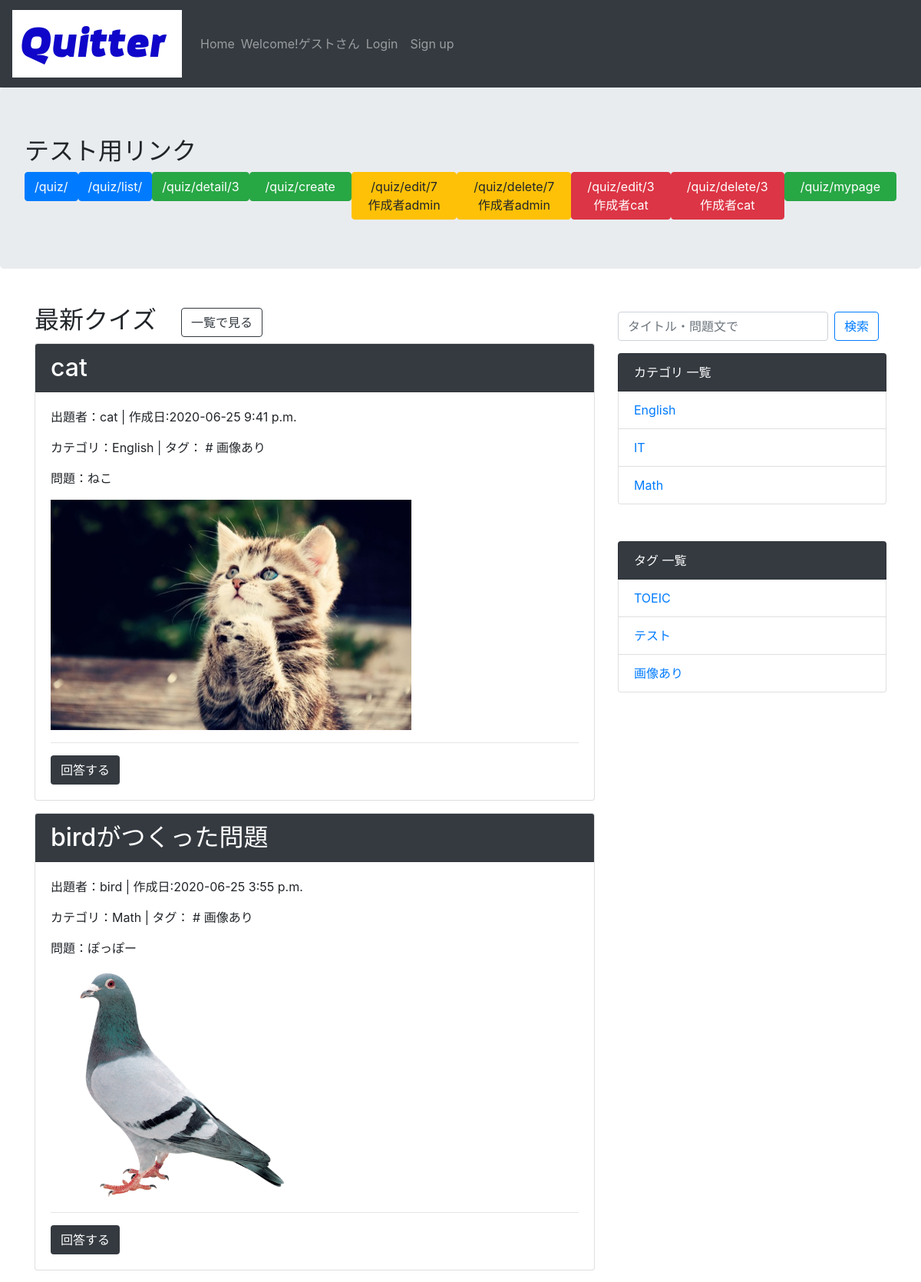
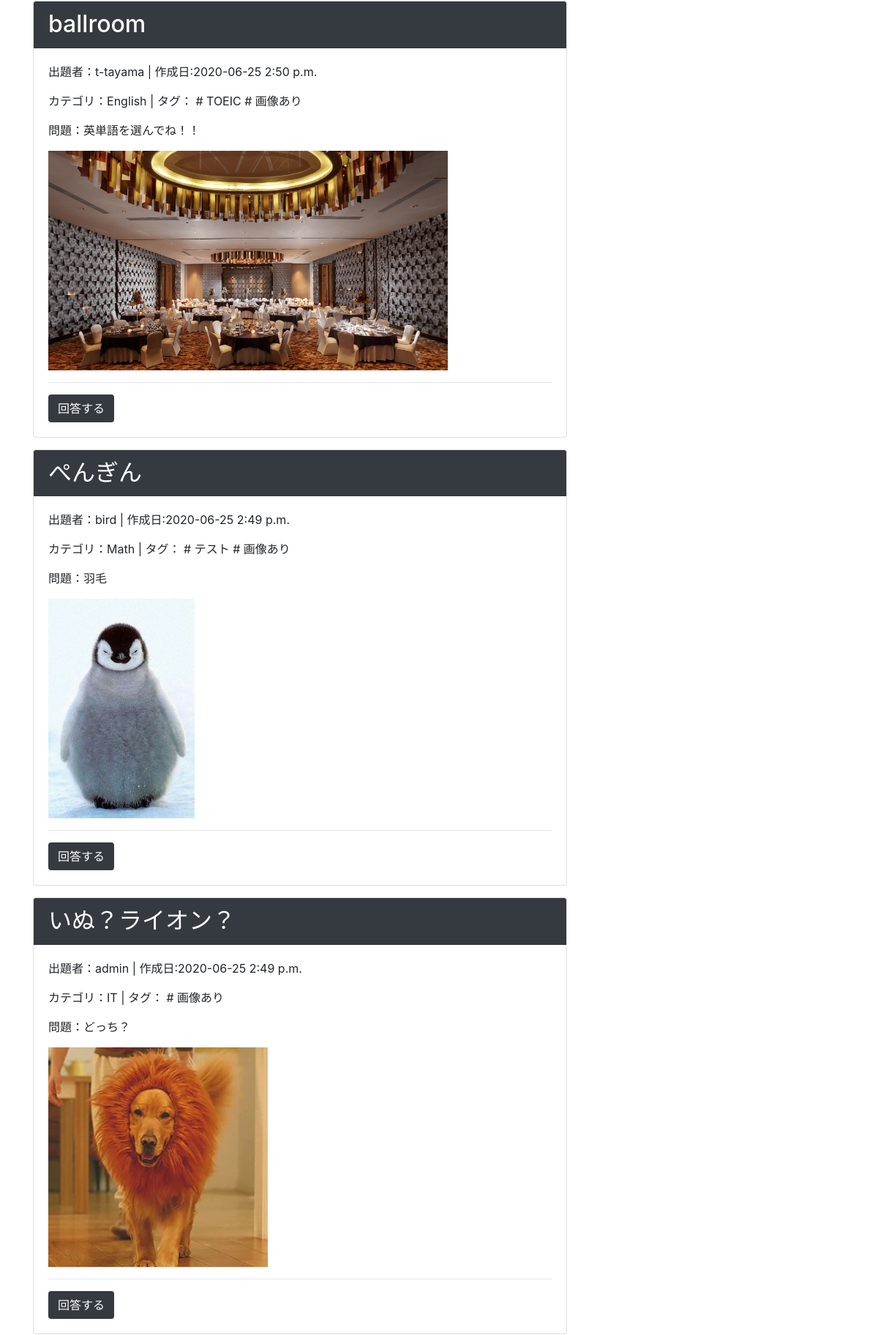
The app's page /quiz/ (upper part) with its own data (2 pictures, top to bottom).
### quiz/models.py (models this page shows, shortened)
class Quiz(models.Model):
    QUIZ_CHOICES = (
        ('a', 'a'), ('b', 'b'), ('c', 'c'), ('d', 'd')
        )
    author = models.ForeignKey(User,verbose_name='作成者',on_delete=models.CASCADE)
    title = models.CharField('タイトル', max_length=255)
    text = models.TextField('問題文')
    image = models.ImageField('画像', upload_to='img', blank=True, null=True)
    category = models.ForeignKey(Category, verbose_name='カテゴリ', blank=True, on_delete=models.PROTECT)
    tag = models.ManyToManyField(Tag, verbose_name='タグ', blank=True)
    choice_a = models.CharField('選択肢a', max_length=255)
    choice_b = models.CharField('選択肢b', max_length=255)
    choice_c = models.CharField('選択肢c', max_length=255)
    choice_d = models.CharField('選択肢d', max_length=255)
    correct_answer = models.CharField('正解', choices=QUIZ_CHOICES, max_length=1)
    explanation = models.TextField('解説', blank=True)
    created_at = models.DateTimeField('問題更新日', default=timezone.now)

class Category(models.Model):
    name = models.CharField('カテゴリ名', max_length=255)
    def __str__(self):
        return self.name

class Tag(models.Model):
    name = models.CharField('タグ名', max_length=255)
    def __str__(self):
        return self.name

### account/models.py (models this page shows)
class User(AbstractUser):
    pass

### quiz/views.py (the view)
# urls.py: path('', RedirectView.as_view(url='/quiz/'), name='index'),
def index(request):
    latest_quiz_list = Quiz.objects.order_by('-created_at')[:5]
    context = {'latest_quiz_list': latest_quiz_list}
    return render(request, 'quiz/index.html', context)

### quiz/context_processors.py (called while the page is built)
def common(request):
    context = {
        'category_list':Category.objects.all(),
        'tag_list':Tag.objects.all()
    }
    return context

### templates/quiz/index.html
{% extends 'base.html' %}
{% load static %}
{% block jumbotron %}
<div class="jumbotron">
    <h2>テスト用リンク</h2>
    <div class="btn-group" role="group" aria-label="Basic example">
        <a href="{% url 'quiz:index' %}"><button type="button" class="btn btn-primary">/quiz/</button></a>
        <a href="{% url 'quiz:list' %}"><button type="button" class="btn btn-primary">/quiz/list/</button></a>
        <a href="{% url 'quiz:detail' quiz_pk=3 %}"><button type="button" class="btn btn-success">/quiz/detail/3</button></a>
        <a href="{% url 'quiz:create' %}"><button type="button" class="btn btn-success">/quiz/create　</button></a>
        <a href="{% url 'quiz:edit' quiz_pk=7 %}"><button type="button" class="btn btn-warning">/quiz/edit/7　作成者admin</button></a>
        <a href="{% url 'quiz:delete' quiz_pk=7 %}"><button type="button" class="btn btn-warning">/quiz/delete/7　作成者admin</button></a>
        <a href="{% url 'quiz:edit' quiz_pk=3 %}"><button type="button" class="btn btn-danger">/quiz/edit/3　作成者cat</button></a>
        <a href="{% url 'quiz:delete' quiz_pk=3 %}"><button type="button" class="btn btn-danger">/quiz/delete/3　作成者cat</button></a>
        <a href="{% url 'quiz:mypage' %}"><button type="button" class="btn btn-success">/quiz/mypage　</button></a>
    </div>
</div>
{% endblock jumbotron %}
{% block content %}
<h2>最新クイズ　<a href="{% url 'quiz:list' %}"><button type="button" class="btn btn-outline-dark">一覧で見る</button></a></h2>
{% if latest_quiz_list %}
    {% for quiz in latest_quiz_list %}
    <div class="card mb-3">
        <h2 class="card-header bg-dark text-white">{{quiz.title}}</h2>
        <div class="card-body">
            <p>出題者：{{ quiz.author }} | 作成日:{{ quiz.created_at|date:'Y-m-d P' }}</p>
            <p>カテゴリ：{{ quiz.category }} | タグ：{% for tag in quiz.tag.all %} # {{ tag }}{% endfor %}</p>
            <p>問題：{{ quiz.text|linebreaksbr }}</p>
            {% if quiz.image %}<p><img src="{{ quiz.image.url }}" height=300></p>{% endif %}
            <hr>
            <a href="{% url 'quiz:detail' quiz.pk %}" class="btn bg-dark text-white">回答する</a>
        </div>
    </div>
    {% endfor %}
{% else %}
    <p>回答可能なクイズがありません</p>
{% endif %}
{% endblock content %}

### templates/base.html (shortened to what this page needs)
<!doctype html>
{% load static %}
<html lang="ja">
<head>
    <link rel="stylesheet" href="https://stackpath.bootstrapcdn.com/bootstrap/4.5.0/css/bootstrap.min.css">
</head>
<body>
    <nav class="navbar navbar-expand-lg navbar-dark bg-dark">
        <a class="navbar-brand" href="{% url 'quiz:index' %}">
            <img src="{% static 'img/quitter.png' %}" alt="logo">
        </a>
        <div class="collapse navbar-collapse justify-content-end" id="navbarSupportedContent">
            <ul class="navbar-nav mr-auto">
                <li class="nav-item">
                    <a class="nav-link" href="{% url 'quiz:index' %}">Home</a>
                </li>
                {% if user.is_authenticated %}
                <li class="nav-item">
                    <span class="navbar-text">Welcome!{{ user }}</span>
                </li>
                <li class="nav-item">
                    <a class="logout nav-link" href="{% url 'account:logout' %}">Logout</a>
                </li>
                {% else %}
                <li class="nav-item">
                    <span class="navbar-text">Welcome!ゲストさん</span>
                </li>
                <li class="nav-item">
                    <a class="login nav-link" href="{% url 'account:login' %}">Login</a>
                </li>
                <li class="nav-item">
                    <a class="signup nav-link" href="{% url 'account:signup' %}">Sign up</a>
                </li>
                {% endif %}
            </ul>
        </div>
    </nav>
    {% block jumbotron %}
    {% endblock jumbotron %}
<div class="container mt-5">
    <div class="row">
        <div class="col-md-8">
        {% block content %}
        {% endblock content %}
        </div>
        <div class="col-md-4">
            <ul class="list-group mt-2 mb-3">
                <form class="form-inline my-2 my-lg-0" method="GET" action="{% url 'quiz:list' %}">
                    <input class="form-control mr-sm-2" type="text" placeholder="タイトル・問題文で" aria-label="Search" name="keyword">
                    <button class="btn btn-outline-primary my-2 my-sm-0" type="submit">検索</button>
                </form>
            </ul>
            <ul class="list-group mb-5">
                <li class="list-group-item bg-dark text-white">カテゴリ 一覧</li>
                {% for category in category_list %}
                    <li class="list-group-item"><a href="{% url 'quiz:category' category.pk %}">{{ category }}</a></li>
                {% endfor %}
            </ul>
            <ul class="list-group">
                <li class="list-group-item bg-dark text-white">タグ 一覧</li>
                {% for tag in tag_list %}
                    <li class="list-group-item"><a href="{% url 'quiz:tag' tag.pk %}">{{ tag }}</a></li>
                {% endfor %}
            </ul>
        </div>
    </div>
</div>
</body>
</html>

### records on screen
Quiz: title "cat", author "cat", created_at "2020-06-25 9:41 p.m.", category "English", text "ねこ", image (picture)
Tag: name "画像あり"
Quiz: title "birdがつくった問題", author "bird", created_at "2020-06-25 3:55 p.m.", category "Math", text "ぽっぽー", image (picture)
Quiz: title "ballroom", author "t-tayama", created_at "2020-06-25 2:50 p.m.", category "English", text "英単語を選んでね！！", image (picture)
Tag: name "TOEIC"
Quiz: title "ぺんぎん", author "bird", created_at "2020-06-25 2:49 p.m.", category "Math", text "羽毛", image (picture)
Tag: name "テスト"
Quiz: title "いぬ？ライオン？", author "admin", created_at "2020-06-25 2:49 p.m.", category "IT", text "どっち？", image (picture)
Category: name "English"
Category: name "IT"
Category: name "Math"
